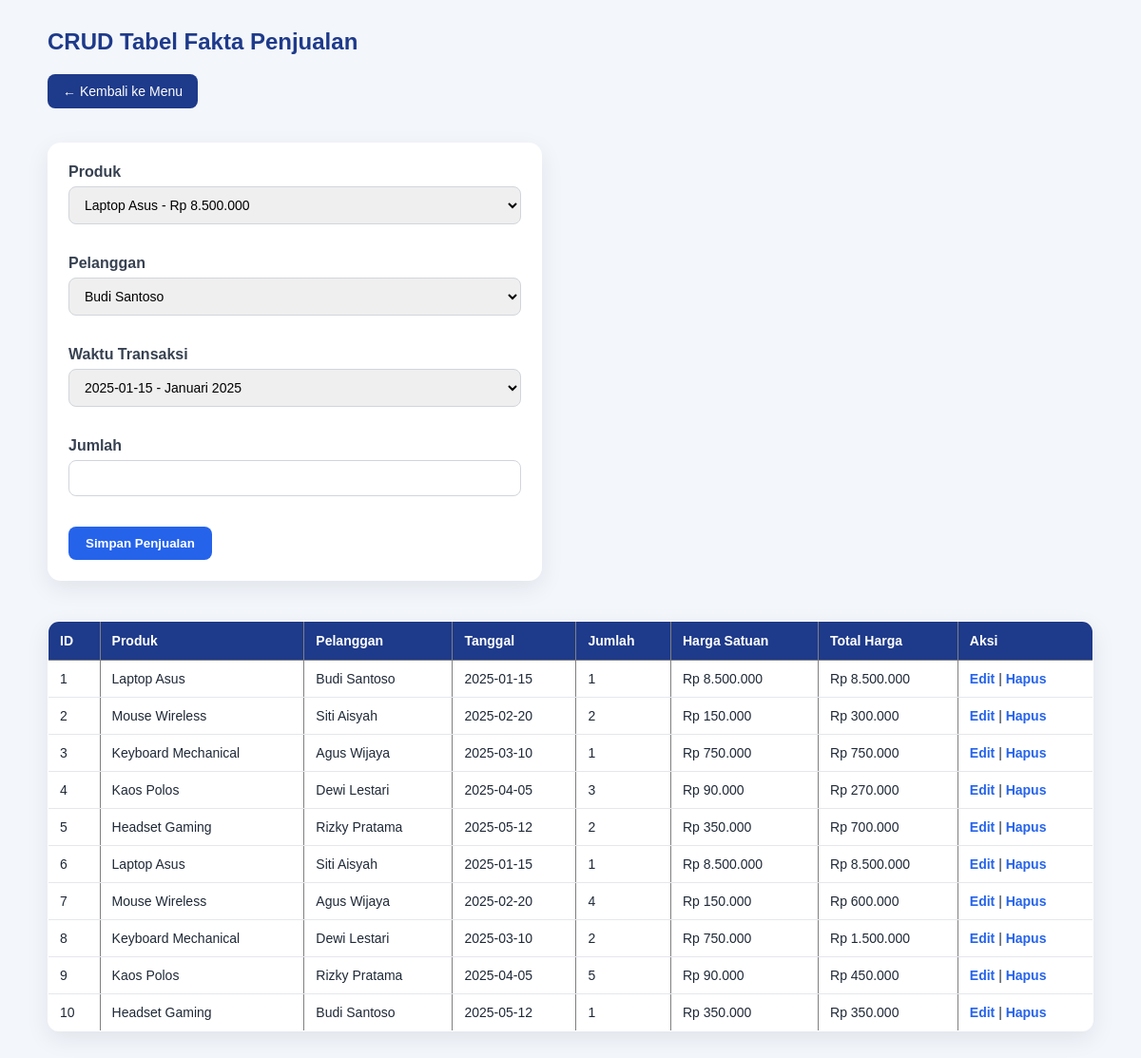
/penjualan.php, run on the app's committed database.
### tables this page shows
CREATE TABLE `fact_penjualan` (
  `id_penjualan` int(11) NOT NULL AUTO_INCREMENT,
  `id_produk` int(11) NOT NULL,
  `id_pelanggan` int(11) NOT NULL,
  `id_waktu` int(11) NOT NULL,
  `jumlah` int(11) NOT NULL,
  `harga_satuan` decimal(10,2) NOT NULL,
  `total_harga` decimal(10,2) NOT NULL,
  PRIMARY KEY (`id_penjualan`),
  KEY `id_produk` (`id_produk`),
  KEY `id_pelanggan` (`id_pelanggan`),
  KEY `id_waktu` (`id_waktu`),
  CONSTRAINT `fact_penjualan_ibfk_1` FOREIGN KEY (`id_produk`) REFERENCES `dim_produk` (`id_produk`),
  CONSTRAINT `fact_penjualan_ibfk_2` FOREIGN KEY (`id_pelanggan`) REFERENCES `dim_pelanggan` (`id_pelanggan`),
  CONSTRAINT `fact_penjualan_ibfk_3` FOREIGN KEY (`id_waktu`) REFERENCES `dim_waktu` (`id_waktu`)
);

CREATE TABLE `dim_produk` (
  `id_produk` int(11) NOT NULL AUTO_INCREMENT,
  `kode_produk` varchar(20) NOT NULL,
  `nama_produk` varchar(100) NOT NULL,
  `kategori` varchar(50) NOT NULL,
  `harga` decimal(10,2) NOT NULL,
  PRIMARY KEY (`id_produk`)
);

CREATE TABLE `dim_pelanggan` (
  `id_pelanggan` int(11) NOT NULL AUTO_INCREMENT,
  `kode_pelanggan` varchar(20) NOT NULL,
  `nama_pelanggan` varchar(100) NOT NULL,
  `jenis_kelamin` enum('L','P') NOT NULL,
  `kota` varchar(50) NOT NULL,
  PRIMARY KEY (`id_pelanggan`)
);

CREATE TABLE `dim_waktu` (
  `id_waktu` int(11) NOT NULL AUTO_INCREMENT,
  `tanggal` date NOT NULL,
  `tahun` int(11) NOT NULL,
  `bulan` int(11) NOT NULL,
  `bulan_nama` varchar(20) NOT NULL,
  `kuartal` int(11) NOT NULL,
  PRIMARY KEY (`id_waktu`)
);

### penjualan.php (the view, shortened to what this page needs)
<?php
include 'config.php';
$edit = null;
?>
<!DOCTYPE html>
<html>
<head>
    <link rel="stylesheet" href="assets/style.css">
</head>
<body>
<div class="container">
<h2>CRUD Tabel Fakta Penjualan</h2>
<a href="index.php" class="back-link">← Kembali ke Menu</a>
<br><br>
<form method="POST">
    <label>Produk</label><br>
    <select name="id_produk" required>
        <?php
        $produk = mysqli_query($conn, "SELECT * FROM dim_produk");
        while ($p = mysqli_fetch_assoc($produk)) {
        ?>
            <option value="<?= $p['id_produk']; ?>"
                <?= ($edit && $edit['id_produk'] == $p['id_produk']) ? 'selected' : ''; ?>>
                <?= $p['nama_produk']; ?> - Rp <?= number_format($p['harga'], 0, ',', '.'); ?>
            </option>
        <?php } ?>
    </select><br><br>
    <label>Pelanggan</label><br>
    <select name="id_pelanggan" required>
        <?php
        $pelanggan = mysqli_query($conn, "SELECT * FROM dim_pelanggan");
        while ($pl = mysqli_fetch_assoc($pelanggan)) {
        ?>
            <option value="<?= $pl['id_pelanggan']; ?>"
                <?= ($edit && $edit['id_pelanggan'] == $pl['id_pelanggan']) ? 'selected' : ''; ?>>
                <?= $pl['nama_pelanggan']; ?>
            </option>
        <?php } ?>
    </select><br><br>
    <label>Waktu Transaksi</label><br>
    <select name="id_waktu" required>
        <?php
        $waktu = mysqli_query($conn, "SELECT * FROM dim_waktu ORDER BY tanggal ASC");
        while ($w = mysqli_fetch_assoc($waktu)) {
        ?>
            <option value="<?= $w['id_waktu']; ?>"
                <?= ($edit && $edit['id_waktu'] == $w['id_waktu']) ? 'selected' : ''; ?>>
                <?= $w['tanggal']; ?> - <?= $w['bulan_nama']; ?> <?= $w['tahun']; ?>
            </option>
        <?php } ?>
    </select><br><br>
    <label>Jumlah</label><br>
    <input type="number" name="jumlah" required value="<?= $edit ? $edit['jumlah'] : ''; ?>"><br><br>
    <?php if ($edit) { ?>
        <button type="submit" name="update">Update Penjualan</button>
        <a href="penjualan.php">Batal</a>
    <?php } else { ?>
        <button type="submit" name="simpan">Simpan Penjualan</button>
    <?php } ?>
</form>
<br>
<table border="1" cellpadding="8" cellspacing="0">
    <tr>
        <th>ID</th>
        <th>Produk</th>
        <th>Pelanggan</th>
        <th>Tanggal</th>
        <th>Jumlah</th>
        <th>Harga Satuan</th>
        <th>Total Harga</th>
        <th>Aksi</th>
    </tr>
    <?php
    $data = mysqli_query($conn, "
        SELECT
            f.id_penjualan,
            p.nama_produk,
            pl.nama_pelanggan,
            w.tanggal,
            f.jumlah,
            f.harga_satuan,
            f.total_harga
        FROM fact_penjualan f
        JOIN dim_produk p ON f.id_produk = p.id_produk
        JOIN dim_pelanggan pl ON f.id_pelanggan = pl.id_pelanggan
        JOIN dim_waktu w ON f.id_waktu = w.id_waktu
        ORDER BY f.id_penjualan ASC
    ");
    while ($row = mysqli_fetch_assoc($data)) {
    ?>
    <tr>
        <td><?= $row['id_penjualan']; ?></td>
        <td><?= $row['nama_produk']; ?></td>
        <td><?= $row['nama_pelanggan']; ?></td>
        <td><?= $row['tanggal']; ?></td>
        <td><?= $row['jumlah']; ?></td>
        <td>Rp <?= number_format($row['harga_satuan'], 0, ',', '.'); ?></td>
        <td>Rp <?= number_format($row['total_harga'], 0, ',', '.'); ?></td>
        <td>
            <a href="penjualan.php?edit=<?= $row['id_penjualan']; ?>">Edit</a> |
            <a href="penjualan.php?hapus=<?= $row['id_penjualan']; ?>" onclick="return confirm('Hapus data ini?')">Hapus</a>
        </td>
    </tr>
    <?php } ?>
</table>
</div>
</body>
</html>

### assets/style.css (style rules this page uses)
* { box-sizing: border-box; }
body { margin: 0; padding: 30px; font-family: Arial, Helvetica, sans-serif; background: #f3f6fb; color: #1f2937; }
h1, h2, h3 { color: #1e3a8a; }
h2 { margin-top: 0; margin-bottom: 20px; }
.container { max-width: 1100px; margin: auto; }
.back-link { display: inline-block; margin-bottom: 18px; background: #1e3a8a; color: white; padding: 10px 16px; border-radius: 8px; text-decoration: none; font-size: 14px; }
form { background: white; padding: 22px; border-radius: 14px; max-width: 520px; margin-bottom: 24px; box-shadow: 0 8px 24px rgba(15, 23, 42, 0.08); }
label { font-weight: bold; display: inline-block; margin-bottom: 6px; color: #374151; }
input, select { width: 100%; padding: 10px 12px; margin-bottom: 14px; border: 1px solid #d1d5db; border-radius: 8px; font-size: 14px; }
button { background: #2563eb; color: white; padding: 10px 18px; border: none; border-radius: 8px; cursor: pointer; font-weight: bold; }
table { width: 100%; border-collapse: collapse; background: white; border-radius: 12px; overflow: hidden; box-shadow: 0 8px 24px rgba(15, 23, 42, 0.08); margin-bottom: 24px; }
th { background: #1e3a8a; color: white; padding: 12px; text-align: left; font-size: 14px; }
td { padding: 11px 12px; border-bottom: 1px solid #e5e7eb; font-size: 14px; }
td a { color: #2563eb; font-weight: bold; text-decoration: none; }

### data on the page
fact_penjualan: id_penjualan "1", id_produk.nama_produk "Laptop Asus", id_pelanggan.nama_pelanggan "Budi Santoso", id_waktu.tanggal "2025-01-15", jumlah "1", harga_satuan "8.500.000", total_harga "8.500.000"
fact_penjualan: id_penjualan "2", id_produk.nama_produk "Mouse Wireless", id_pelanggan.nama_pelanggan "Siti Aisyah", id_waktu.tanggal "2025-02-20", jumlah "2", harga_satuan "150.000", total_harga "300.000"
fact_penjualan: id_penjualan "3", id_produk.nama_produk "Keyboard Mechanical", id_pelanggan.nama_pelanggan "Agus Wijaya", id_waktu.tanggal "2025-03-10", jumlah "1", harga_satuan "750.000", total_harga "750.000"
fact_penjualan: id_penjualan "4", id_produk.nama_produk "Kaos Polos", id_pelanggan.nama_pelanggan "Dewi Lestari", id_waktu.tanggal "2025-04-05", jumlah "3", harga_satuan "90.000", total_harga "270.000"
fact_penjualan: id_penjualan "5", id_produk.nama_produk "Headset Gaming", id_pelanggan.nama_pelanggan "Rizky Pratama", id_waktu.tanggal "2025-05-12", jumlah "2", harga_satuan "350.000", total_harga "700.000"
fact_penjualan: id_penjualan "6", id_produk.nama_produk "Laptop Asus", id_pelanggan.nama_pelanggan "Siti Aisyah", id_waktu.tanggal "2025-01-15", jumlah "1", harga_satuan "8.500.000", total_harga "8.500.000"
fact_penjualan: id_penjualan "7", id_produk.nama_produk "Mouse Wireless", id_pelanggan.nama_pelanggan "Agus Wijaya", id_waktu.tanggal "2025-02-20", jumlah "4", harga_satuan "150.000", total_harga "600.000"
fact_penjualan: id_penjualan "8", id_produk.nama_produk "Keyboard Mechanical", id_pelanggan.nama_pelanggan "Dewi Lestari", id_waktu.tanggal "2025-03-10", jumlah "2", harga_satuan "750.000", total_harga "1.500.000"
fact_penjualan: id_penjualan "9", id_produk.nama_produk "Kaos Polos", id_pelanggan.nama_pelanggan "Rizky Pratama", id_waktu.tanggal "2025-04-05", jumlah "5", harga_satuan "90.000", total_harga "450.000"
fact_penjualan: id_penjualan "10", id_produk.nama_produk "Headset Gaming", id_pelanggan.nama_pelanggan "Budi Santoso", id_waktu.tanggal "2025-05-12", jumlah "1", harga_satuan "350.000", total_harga "350.000"

### other printed values
form field id_produk "Laptop Asus - Rp 8.500.000"
form field id_pelanggan "Budi Santoso"
form field id_waktu "2025-01-15 - Januari 2025"
